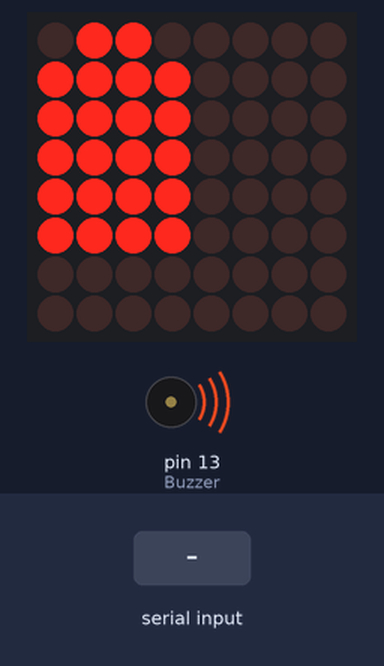
Simulated run of this sketch. Board: Arduino Mega 2560, built for the host (arithmetic inside an expression is 32-bit, double 64-bit). On the bench: 8×8 LED matrix, buzzer (waves = sounding, pin HIGH). Wiring (inferred from the names in the program): MAX7219 LED driver (orientation assumed): data pin 12; clock pin 11; CS pin 10. The inputs (shaded band) are chosen by the test bench. Pins used as bus, display or sensor lines are not drawn.

Above: at 1.2 s.
1.3 s: "90,45\n" received over the second serial link
At 3.4 s:
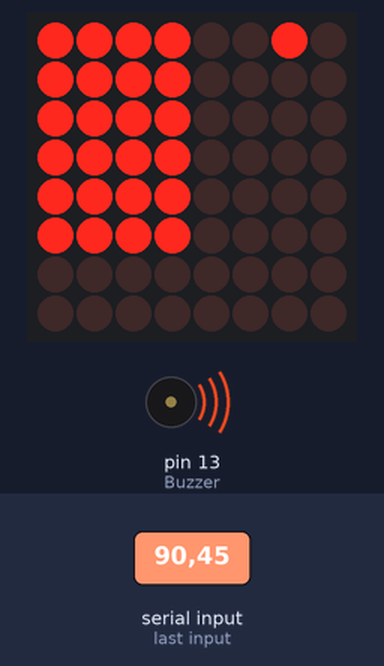
4.3 s: "7\n" received over the second serial link
At 5.6 s:
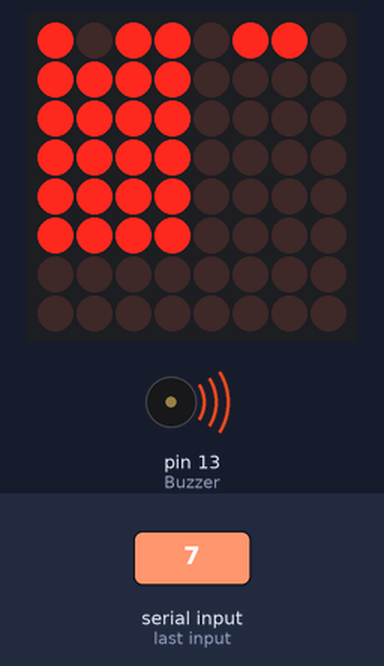
7.3 s: "90,45\n" received over the second serial link
At 8.8 s:
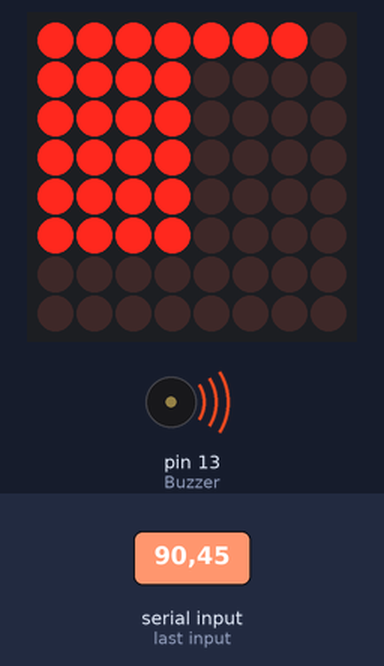
10.3 s: "4\n" received over the second serial link
Timing chart, 0 to 13.3 s (numbered marks = the images above; inputs shaded):
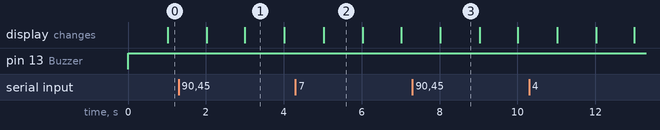

Measured:
- what the display in image 1 shows lasts 1.0 s, from 3.0 s to 4.0 s

The sketch:

Clock.ino
```cpp
//Paul Stoffregen's modified TimerOne
#include <TimerOne.h>
#include <SoftwareSerial.h>

const int RX = 8;
const int TX = 9;

const int dataIn    = 12;
const int CS        = 10;
const int clock     = 11;

const int Buzzer = 13;

volatile int Hours   = 0;
volatile int Minutes = 0;
volatile int Seconds = 0;

int HoursAlarm   = 0;
int MinutesAlarm = 0;
int SecondsAlarm = 0;
int flag         = 0;
String AlarmString = "";

SoftwareSerial bluetooth(RX,TX);

// define max7219 registers
byte max7219_reg_noop        = 0x00;
byte max7219_reg_digit0      = 0x01;
byte max7219_reg_digit1      = 0x02;
byte max7219_reg_digit2      = 0x03;
byte max7219_reg_digit3      = 0x04;
byte max7219_reg_digit4      = 0x05;
byte max7219_reg_digit5      = 0x06;
byte max7219_reg_digit6      = 0x07;
byte max7219_reg_digit7      = 0x08;
byte max7219_reg_decodeMode  = 0x09;
byte max7219_reg_intensity   = 0x0a;
byte max7219_reg_scanLimit   = 0x0b;
byte max7219_reg_shutdown    = 0x0c;
byte max7219_reg_displayTest = 0x0f;

void putByte(byte data)
{
  byte i = 8;
  byte mask;
  while(i > 0) {
    mask = 0x01 << (i - 1);      // get bitmask
    digitalWrite( clock, LOW);   // tick
    if (data & mask){            // choose bit
      digitalWrite(dataIn, HIGH);// send 1
    }else{
      digitalWrite(dataIn, LOW); // send 0
    }
    digitalWrite(clock, HIGH);   // tock
    --i;                         // move to lesser bit
  }
}

void maxSingle( byte reg, byte col) {

  digitalWrite(CS, LOW);       // begin
  putByte(reg);                  // specify register
  putByte(col);//((data & 0x01) * 256) + data >> 1); // put data
  digitalWrite(CS, LOW);       // and CS da stuff
  digitalWrite(CS,HIGH);
}

void setup () {

  pinMode(dataIn, OUTPUT);
  pinMode(clock,  OUTPUT);
  pinMode(CS,   OUTPUT);
  pinMode(Buzzer,  OUTPUT);

  digitalWrite(Buzzer, LOW);

  bluetooth.begin(9600);

  //initiation of the max 7219
  maxSingle(max7219_reg_scanLimit, 0x05);
  maxSingle(max7219_reg_decodeMode, 0x00);  // using an led matrix (not digits)
  maxSingle(max7219_reg_shutdown, 0x01);    // not in shutdown mode
  maxSingle(max7219_reg_displayTest, 0x00); // no display test
  for (int e=1; e<=6; e++) {    // empty registers, turn all LEDs off
    maxSingle(e,0);
  }
  maxSingle(max7219_reg_intensity, 0x0f & 0x0f);    // the first 0x0f is the value you can set
                                                  // range: 0x00 to 0x0f
  Timer1.initialize(1000000);
  Timer1.attachInterrupt( timerIsr );

}

void loop ()
{
  Display(6,Hours/10);
  Display(5,Hours%10);
  Display(4,Minutes/10);
  Display(3,Minutes%10);
  Display(2,Seconds/10);
  Display(1,Seconds%10);

  while(bluetooth.available()>0)
  {
   int inChar = bluetooth.read();
     if (isDigit(inChar))
       AlarmString += (char)inChar;
   flag++;
  }
  if(flag == 7)
  {
    Serial.println(AlarmString);
    long int Alarm = AlarmString.toInt();
    Serial.println(Alarm);
    HoursAlarm = Alarm/10000;
    MinutesAlarm = (Alarm%10000)/100;
    SecondsAlarm = Alarm%100;
    Serial.print(HoursAlarm);
    Serial.print(":");
    Serial.print(MinutesAlarm);
    Serial.print(":");
    Serial.println(SecondsAlarm);
    flag = 0;
    AlarmString ="";
  }

  if(HoursAlarm==Hours && MinutesAlarm==Minutes && SecondsAlarm==Seconds)
  {
    digitalWrite(Buzzer,HIGH);
  }
  else if(HoursAlarm==Hours && MinutesAlarm==Minutes && SecondsAlarm==Seconds)
  {
    digitalWrite(Buzzer,LOW);
  }

}

void clean(int i)
{
  maxSingle(i,0);
}

void One(int i)
{
  maxSingle(i,B01100000);
}

void Two(int i)
{
  maxSingle(i,B11011010);
}

void Three(int i)
{
  maxSingle(i,B11110010);
}

void Four(int i)
{
  maxSingle(i,B01100110);
}

void Five(int i)
{
  maxSingle(i,B10110110);
}

void Six(int i)
{
  maxSingle(i,B10111110);
}

void Seven(int i)
{
  maxSingle(i,B11100000);
}

void Eight(int i)
{
  maxSingle(i,B11111110);
}

void Nine(int i)
{
  maxSingle(i,B11100110);
}

void Zero(int i)
{
  maxSingle(i,B11110000);
}

void Display(int i,int z)
{
  clean(i);
  switch(z)
  {
     case 1:
       One(i);
       break;
     case 2:
       Two(i);
       break;
     case 3:
       Three(i);
       break;
     case 4:
       Four(i);
       break;
     case 5:
       Five(i);
       break;
     case 6:
       Six(i);
       break;
     case 7:
       Seven(i);
       break;
     case 8:
       Eight(i);
       break;
     case 9:
       Nine(i);
       break;
     case 0:
       Zero(i);
       break;
  }
}

void timerIsr()
{
    Seconds++;
    if(Seconds == 60)
    {
      Minutes++;
      Seconds = 0;
      if(Minutes == 60)
      {
        Hours++;
        Minutes = 0;
        if(Hours = 24)
        {
          Hours = 0;
        }
      }
    }
}
```
